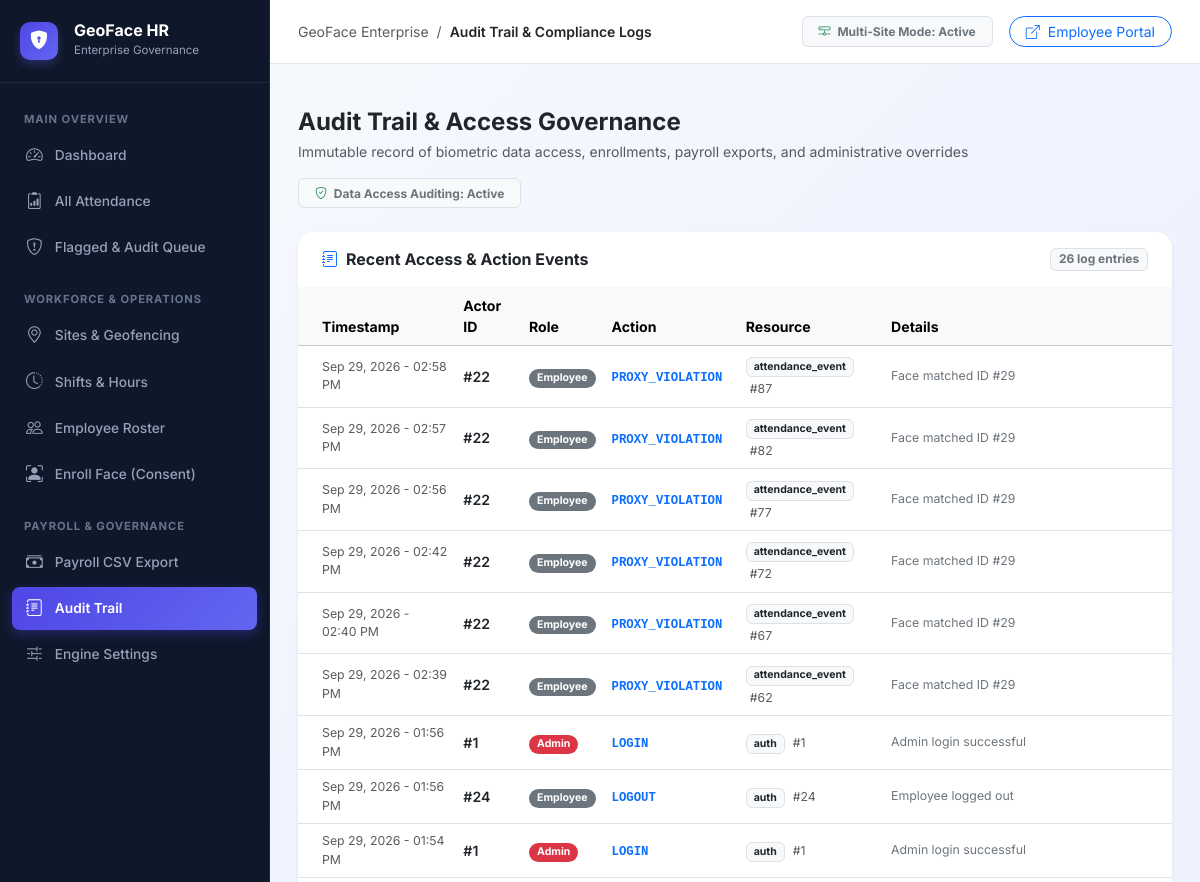
/admin/audit-logs (signed in, upper part), run on an earlier commit of the app's database.
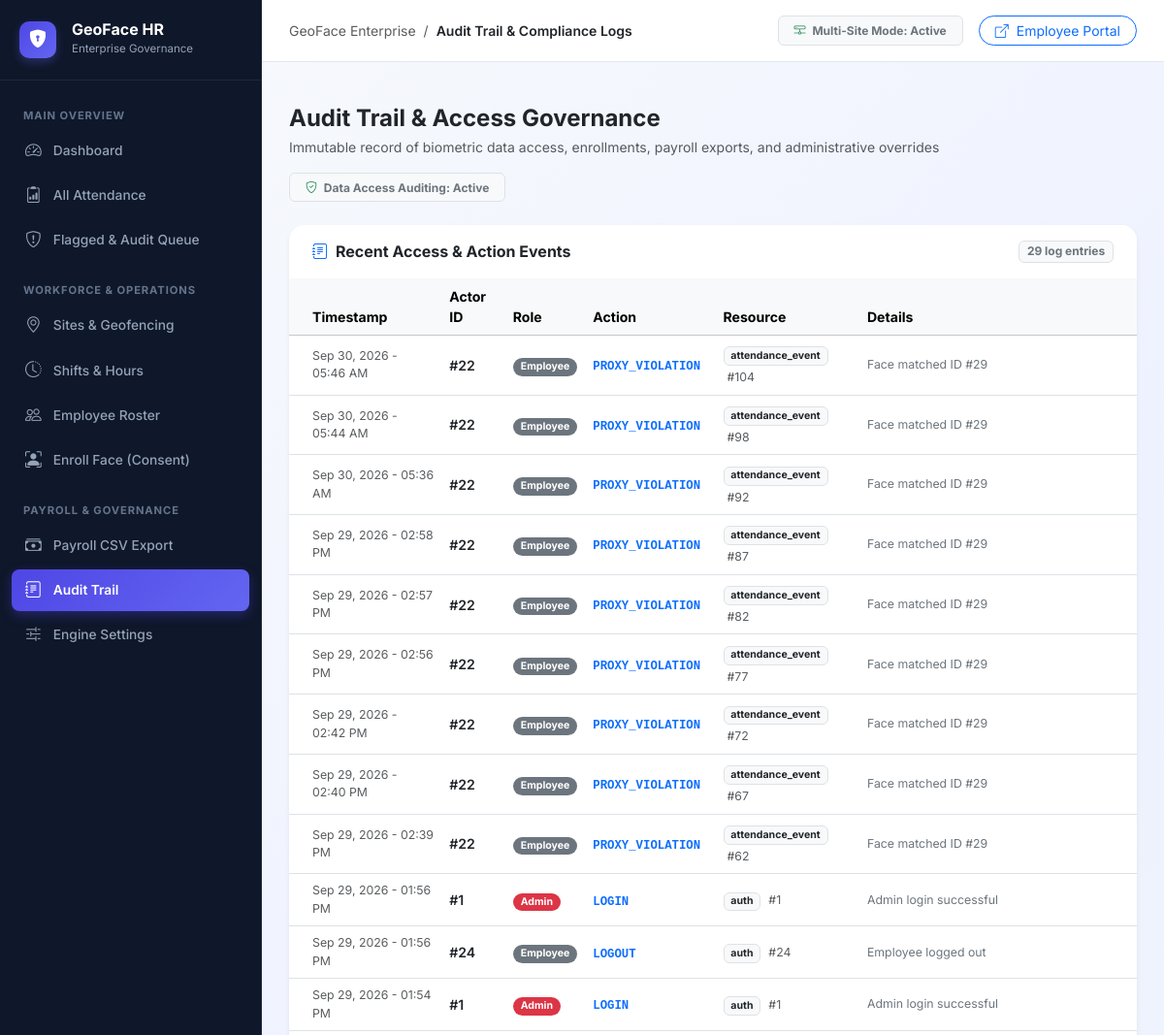
And on a later commit of the database.
### tables this page shows
CREATE TABLE audit_logs (
            id INTEGER PRIMARY KEY AUTOINCREMENT,
            actor_id INTEGER,
            actor_role TEXT,
            action TEXT NOT NULL,
            resource_type TEXT NOT NULL,
            resource_id TEXT,
            details TEXT,
            created_at TEXT NOT NULL
        );

### blueprints/admin/routes.py (the view)
@admin_bp.route("/audit-logs")
@login_required_admin
def audit_logs():
    conn = get_db_connection()
    c = conn.cursor()
    c.execute("""
        SELECT * FROM audit_logs
        ORDER BY created_at DESC
        LIMIT 250
    """)
    logs = [dict(r) for r in c.fetchall()]
    conn.close()
    for l in logs:
        l["created_display"] = format_local_timestamp(l["created_at"], include_year=True)
    return render_template("admin/audit_logs.html", logs=logs)

### config.py (called while the page is built)
def format_local_timestamp(iso_val, include_year=True):
    if not iso_val:
        return "—"
    try:
        if isinstance(iso_val, str):
            clean_str = iso_val.replace("Z", "+00:00")
            dt = datetime.datetime.fromisoformat(clean_str)
        elif isinstance(iso_val, datetime.datetime):
            dt = iso_val
        else:
            return str(iso_val)
        if dt.tzinfo is None:
            dt = dt.replace(tzinfo=datetime.timezone.utc)
        local_dt = dt.astimezone()
        if include_year:
            return local_dt.strftime("%b %d, %Y - %I:%M %p")
        return local_dt.strftime("%b %d - %I:%M %p")
    except Exception:
        return str(iso_val)

### core/auth.py (called while the page is built, shortened)
def login_required_admin(f):
    @wraps(f)
    def decorated_function(*args, **kwargs):
        role = session.get("role")
        admin_id = session.get("admin_id")
        return f(*args, **kwargs)
    return decorated_function

### templates/admin/audit_logs.html (shortened to what this page needs)
{% extends "admin/base_admin.html" %}
{% block page_title %}Audit Trail & Compliance Logs{% endblock %}
{% block content %}
<div class="d-flex flex-wrap justify-content-between align-items-center mb-4 gap-3">
    <div>
        <h4 class="fw-bold text-dark mb-1">Audit Trail & Access Governance</h4>
        <p class="text-muted small mb-0">Immutable record of biometric data access, enrollments, payroll exports, and administrative overrides</p>
    </div>
    <span class="badge bg-light text-secondary border px-3 py-2">
        <i class="bi bi-shield-check text-success me-1"></i> Data Access Auditing: Active
    </span>
</div>
<div class="card border-0 shadow-sm rounded-4 overflow-hidden bg-white mb-4">
    <div class="card-header bg-white border-0 py-3 px-4 d-flex justify-content-between align-items-center">
        <h6 class="fw-bold mb-0 text-dark"><i class="bi bi-journal-text text-primary me-2"></i>Recent Access & Action Events</h6>
        <span class="badge bg-light text-secondary border">{{ logs|length }} log entries</span>
    </div>
    <div class="table-responsive">
        <table class="table table-hover align-middle mb-0" style="font-size: 0.88rem;">
            <thead class="table-light text-secondary">
                <tr>
                    <th class="ps-4">Timestamp</th>
                    <th>Actor ID</th>
                    <th>Role</th>
                    <th>Action</th>
                    <th>Resource</th>
                    <th>Details</th>
                </tr>
            </thead>
            <tbody>
                {% if logs %}
                    {% for l in logs %}
                    <tr>
                        <td class="ps-4 text-muted small">{{ l.created_display }}</td>
                        <td class="fw-semibold text-dark">#{{ l.actor_id }}</td>
                        <td>
                            {% if l.actor_role == 'admin' %}
                            <span class="badge bg-danger rounded-pill px-2 py-1">Admin</span>
                            {% elif l.actor_role == 'manager' %}
                            <span class="badge bg-warning text-dark rounded-pill px-2 py-1">Manager</span>
                            {% else %}
                            <span class="badge bg-secondary rounded-pill px-2 py-1">Employee</span>
                            {% endif %}
                        </td>
                        <td>
                            <code class="fw-bold text-primary">{{ l.action }}</code>
                        </td>
                        <td>
                            <span class="badge bg-light text-dark border">{{ l.resource_type }}</span>
                            {% if l.resource_id %}<span class="text-muted small ms-1">#{{ l.resource_id }}</span>{% endif %}
                        </td>
                        <td class="text-secondary small">{{ l.details or '—' }}</td>
                    </tr>
                    {% endfor %}
                {% else %}
                    <tr>
                        <td colspan="6" class="text-center py-4 text-muted">No audit logs recorded yet.</td>
                    </tr>
                {% endif %}
            </tbody>
        </table>
    </div>
</div>
{% endblock %}

What changed in the data, as far as the page shows it:
added audit_logs: created_display "Sep 30, 2026 - 05:46 AM", actor_id "22", actor_role "Employee", action "PROXY_VIOLATION", resource_type "attendance_event", resource_id "104", details "Face matched ID #29"
added audit_logs: created_display "Sep 30, 2026 - 05:44 AM", actor_id "22", actor_role "Employee", action "PROXY_VIOLATION", resource_type "attendance_event", resource_id "98", details "Face matched ID #29"
added audit_logs: created_display "Sep 30, 2026 - 05:36 AM", actor_id "22", actor_role "Employee", action "PROXY_VIOLATION", resource_type "attendance_event", resource_id "92", details "Face matched ID #29"
Also different on the page:
{{ logs|length }}: "26" → "29"
